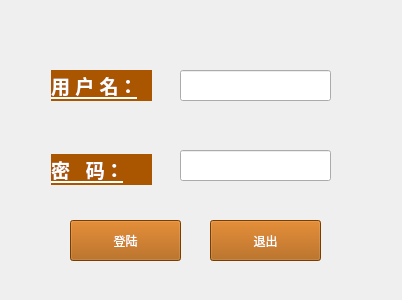
<?xml version="1.0" encoding="UTF-8"?>
<ui version="4.0">
 <class>Form</class>
 <widget class="QWidget" name="Form">
  <property name="geometry">
   <rect>
    <x>0</x>
    <y>0</y>
    <width>402</width>
    <height>300</height>
   </rect>
  </property>
  <property name="windowTitle">
   <string>Form</string>
  </property>
  <widget class="QLabel" name="na_Label">
   <property name="geometry">
    <rect>
     <x>51</x>
     <y>70</y>
     <width>101</width>
     <height>31</height>
    </rect>
   </property>
   <property name="layoutDirection">
    <enum>Qt::LeftToRight</enum>
   </property>
   <property name="styleSheet">
    <string notr="true">color: rgb(255, 255, 255);
background-color: rgb(170, 85, 0);
font: 10pt &quot;楷体&quot;;</string>
   </property>
   <property name="text">
    <string>&lt;html&gt;&lt;head/&gt;&lt;body&gt;&lt;p&gt;&lt;span style=&quot; font-size:14pt; font-weight:600; text-decoration: underline;&quot;&gt;用 户 名：&lt;/span&gt;&lt;/p&gt;&lt;/body&gt;&lt;/html&gt;</string>
   </property>
   <property name="textFormat">
    <enum>Qt::AutoText</enum>
   </property>
  </widget>
  <widget class="QLabel" name="pw_Label">
   <property name="geometry">
    <rect>
     <x>51</x>
     <y>154</y>
     <width>101</width>
     <height>31</height>
    </rect>
   </property>
   <property name="styleSheet">
    <string notr="true">color: rgb(255, 255, 255);
font: 12pt &quot;Arial&quot;;
background-color: rgb(170, 85, 0);
font: 10pt &quot;楷体&quot;;</string>
   </property>
   <property name="text">
    <string>&lt;!DOCTYPE HTML PUBLIC &quot;-//W3C//DTD HTML 4.0//EN&quot; &quot;http://www.w3.org/TR/REC-html40/strict.dtd&quot;&gt;
&lt;html&gt;&lt;head&gt;&lt;meta name=&quot;qrichtext&quot; content=&quot;1&quot; /&gt;&lt;style type=&quot;text/css&quot;&gt;
p, li { white-space: pre-wrap; }
&lt;/style&gt;&lt;/head&gt;&lt;body style=&quot; font-family:'楷体'; font-size:10pt; font-weight:400; font-style:normal;&quot;&gt;
&lt;p style=&quot; margin-top:0px; margin-bottom:0px; margin-left:0px; margin-right:0px; -qt-block-indent:0; text-indent:0px;&quot;&gt;&lt;span style=&quot; font-family:'SimSun'; font-size:14pt; font-weight:600; text-decoration: underline;&quot;&gt;密   码：&lt;/span&gt;&lt;/p&gt;&lt;/body&gt;&lt;/html&gt;</string>
   </property>
  </widget>
  <widget class="QLineEdit" name="lineEdit">
   <property name="geometry">
    <rect>
     <x>180</x>
     <y>70</y>
     <width>151</width>
     <height>31</height>
    </rect>
   </property>
   <property name="styleSheet">
    <string notr="true">font: 10pt &quot;黑体&quot;;</string>
   </property>
  </widget>
  <widget class="QLineEdit" name="lineEdit_2">
   <property name="geometry">
    <rect>
     <x>180</x>
     <y>150</y>
     <width>151</width>
     <height>31</height>
    </rect>
   </property>
   <property name="styleSheet">
    <string notr="true">font: 10pt &quot;黑体&quot;;</string>
   </property>
  </widget>
  <widget class="QPushButton" name="lg_Button">
   <property name="geometry">
    <rect>
     <x>70</x>
     <y>220</y>
     <width>111</width>
     <height>41</height>
    </rect>
   </property>
   <property name="styleSheet">
    <string notr="true">font: 12pt &quot;方正粗黑宋简体&quot;;
color: rgb(255, 255, 255);
background-color: rgb(170, 85, 0);</string>
   </property>
   <property name="text">
    <string>登陆</string>
   </property>
  </widget>
  <widget class="QPushButton" name="ex_Button">
   <property name="geometry">
    <rect>
     <x>210</x>
     <y>220</y>
     <width>111</width>
     <height>41</height>
    </rect>
   </property>
   <property name="styleSheet">
    <string notr="true">color: rgb(255, 255, 255);
background-color: rgb(170, 85, 0);
font: 12pt &quot;方正粗黑宋简体&quot;;</string>
   </property>
   <property name="text">
    <string>退出</string>
   </property>
  </widget>
  <widget class="QLabel" name="label">
   <property name="geometry">
    <rect>
     <x>-9</x>
     <y>-6</y>
     <width>411</width>
     <height>311</height>
    </rect>
   </property>
   <property name="styleSheet">
    <string notr="true"/>
   </property>
   <property name="text">
    <string/>
   </property>
   <property name="pixmap">
    <pixmap resource="pic.qrc">:/true.PNG</pixmap>
   </property>
  </widget>
  <zorder>label</zorder>
  <zorder>na_Label</zorder>
  <zorder>pw_Label</zorder>
  <zorder>lineEdit</zorder>
  <zorder>lineEdit_2</zorder>
  <zorder>lg_Button</zorder>
  <zorder>ex_Button</zorder>
 </widget>
 <resources>
  <include location="pic.qrc"/>
 </resources>
 <connections>
  <connection>
   <sender>lg_Button</sender>
   <signal>clicked()</signal>
   <receiver>Form</receiver>
   <slot>lg_ButtonClicked()</slot>
   <hints>
    <hint type="sourcelabel">
     <x>147</x>
     <y>235</y>
    </hint>
    <hint type="destinationlabel">
     <x>182</x>
     <y>236</y>
    </hint>
   </hints>
  </connection>
  <connection>
   <sender>ex_Button</sender>
   <signal>clicked()</signal>
   <receiver>Form</receiver>
   <slot>ex_ButtonClicked()</slot>
   <hints>
    <hint type="sourcelabel">
     <x>293</x>
     <y>226</y>
    </hint>
    <hint type="destinationlabel">
     <x>339</x>
     <y>239</y>
    </hint>
   </hints>
  </connection>
 </connections>
 <slots>
  <slot>lg_ButtonClicked()</slot>
  <slot>ex_ButtonClicked()</slot>
 </slots>
</ui>
